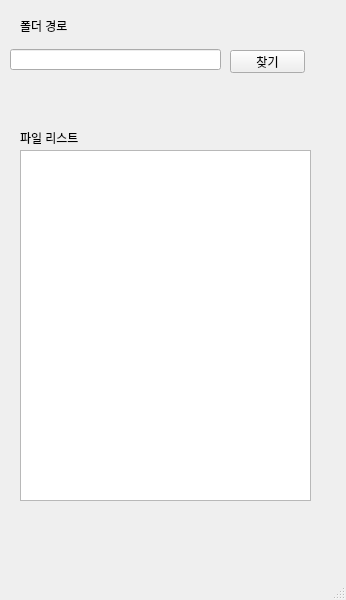
<?xml version="1.0" encoding="UTF-8"?>
<ui version="4.0">
 <class>MainWindow</class>
 <widget class="QMainWindow" name="MainWindow">
  <property name="geometry">
   <rect>
    <x>0</x>
    <y>0</y>
    <width>346</width>
    <height>600</height>
   </rect>
  </property>
  <property name="windowTitle">
   <string>MainWindow</string>
  </property>
  <widget class="QWidget" name="centralwidget">
   <widget class="QLineEdit" name="lineEdit_dir_path">
    <property name="geometry">
     <rect>
      <x>10</x>
      <y>49</y>
      <width>211</width>
      <height>21</height>
     </rect>
    </property>
   </widget>
   <widget class="QLabel" name="label">
    <property name="geometry">
     <rect>
      <x>20</x>
      <y>20</y>
      <width>56</width>
      <height>12</height>
     </rect>
    </property>
    <property name="text">
     <string>폴더 경로</string>
    </property>
   </widget>
   <widget class="QPushButton" name="pushButton_find_dir_button">
    <property name="geometry">
     <rect>
      <x>230</x>
      <y>50</y>
      <width>75</width>
      <height>23</height>
     </rect>
    </property>
    <property name="text">
     <string>찾기</string>
    </property>
   </widget>
   <widget class="QLabel" name="label_2">
    <property name="geometry">
     <rect>
      <x>20</x>
      <y>130</y>
      <width>71</width>
      <height>16</height>
     </rect>
    </property>
    <property name="text">
     <string>파일 리스트</string>
    </property>
   </widget>
   <widget class="QListWidget" name="listwidget_file_list">
    <property name="geometry">
     <rect>
      <x>20</x>
      <y>150</y>
      <width>291</width>
      <height>351</height>
     </rect>
    </property>
   </widget>
  </widget>
  <widget class="QMenuBar" name="menubar">
   <property name="geometry">
    <rect>
     <x>0</x>
     <y>0</y>
     <width>346</width>
     <height>21</height>
    </rect>
   </property>
  </widget>
  <widget class="QStatusBar" name="statusbar"/>
 </widget>
 <resources/>
 <connections/>
</ui>
